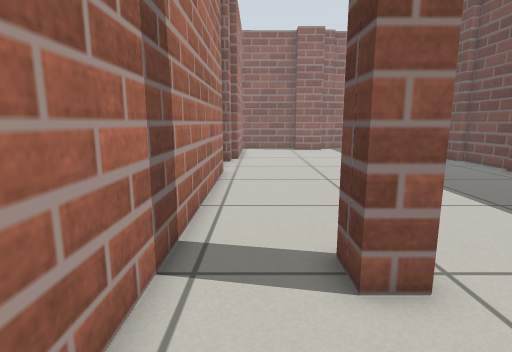
view 1 (above)

12 first-person views from a walk through a Gazebo world. The camera is 0.59 m above the floor, tilts 10° down and sees 80° across. The floor is counted in squares, 0.25 m on a side. Each view is taken from the middle of a square. On the plan, view 1 faces up. The plan holds only what a view shows up to about 18 squares ahead; the rest is blank.

view 2
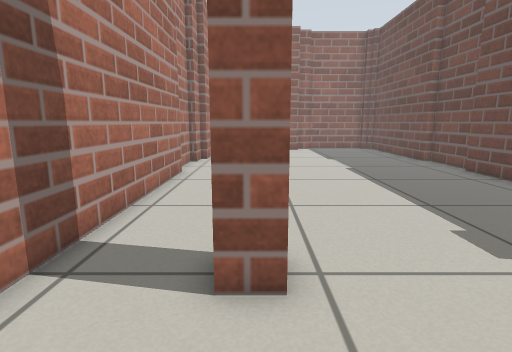

view 3
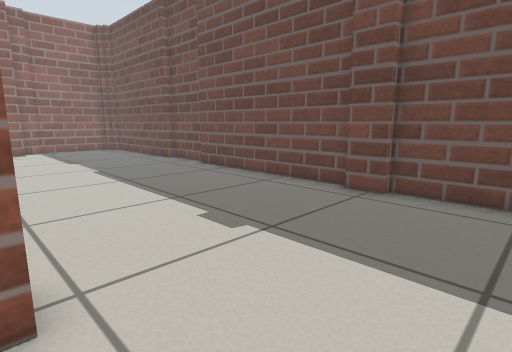

view 4
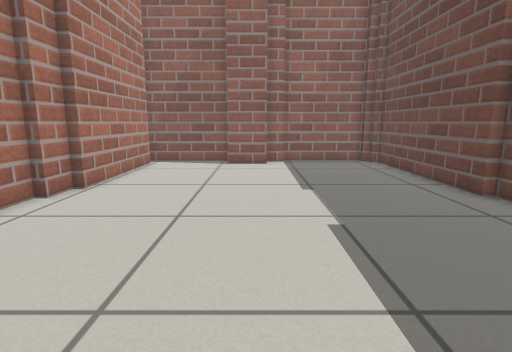

view 5
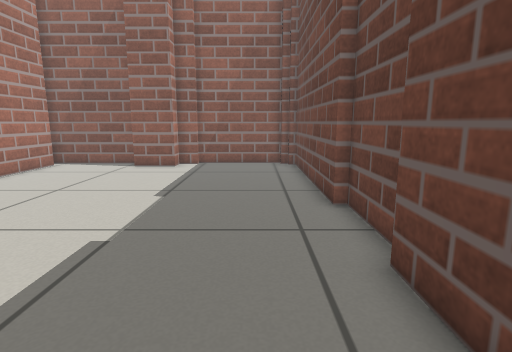

view 6
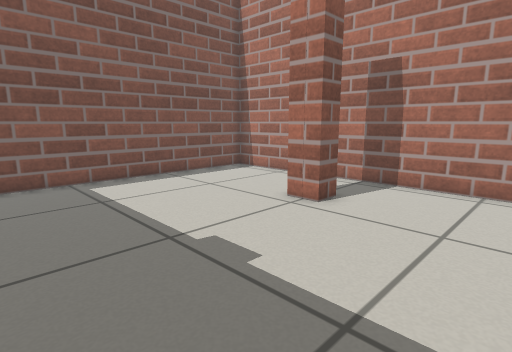

view 7
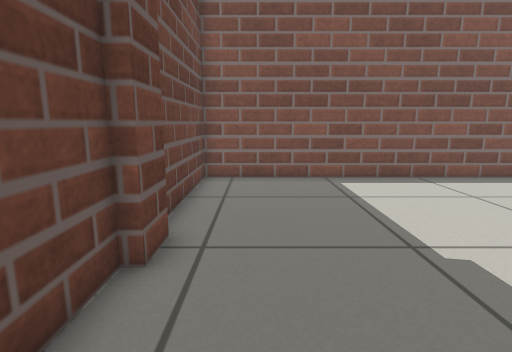

view 8
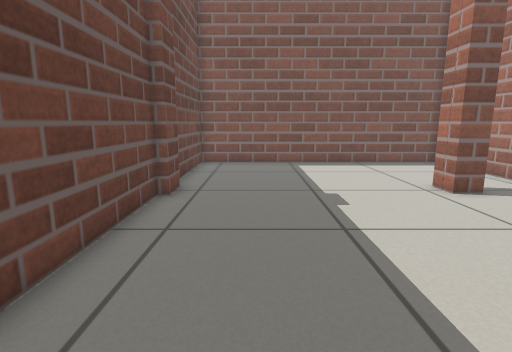

view 9
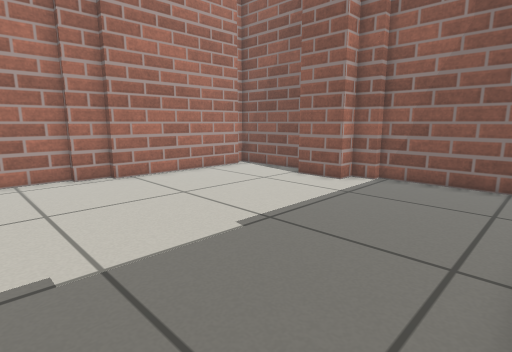

view 10
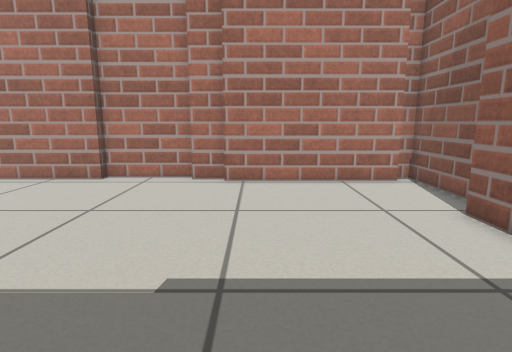

view 11
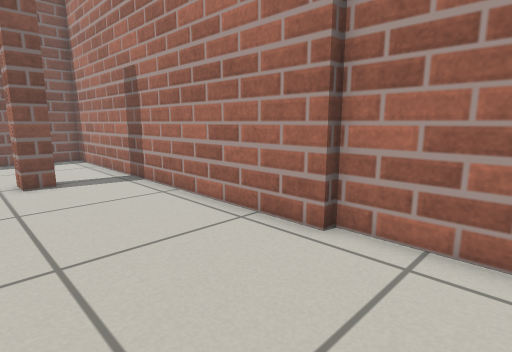

view 12
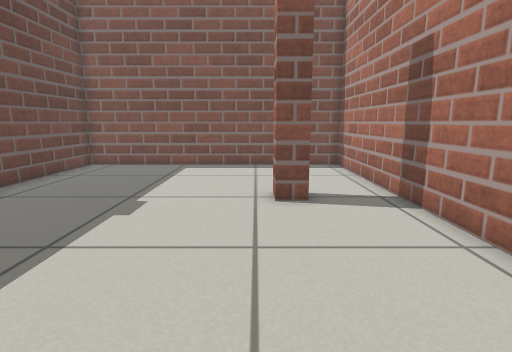

### Floor plan
Points are (right, up) in squares from view 1. A wall is a line through its corners. A room is listed if a view was taken in it or the views show most of it. See-through windows are left out.
Room 1 (views 1, 2, 3, 4, 5, 6, 7, 8, 9, 10, 11, 12)
walls: (-1.6, 14.5) (-1.6, -2.9) (12.2, -2.9) (12.2, 3.9); (2.4, 5.1) (2.4, 3.9) (1.4, 3.9) (1.4, 5.1) (2.4, 5.1); (12.6, 15.1) (12.6, 18.5) (12.2, 18.5) (12.2, 26.9); (-2, 18.3) (-2, 14.5); (12.2, 5.3) (12.2, 14.7); (11.8, 3.9) (11.8, 5.3); (3.4, 27.5) (-1.6, 27.5) (-1.6, 26.9); (-1.2, 26.8) (-1.2, 19.7) (-1.6, 19.7) (-1.6, 18.3); (11.8, 26.9) (11.8, 27.3); (11.4, 27.3) (11.4, 27.7) (6.7, 27.7) (6.7, 27.3) (5.6, 27.3) (5.6, 26.4) (3.4, 26.4)

Where each view was taken, in squares from view 1:
view 1: 0 up, 0 right, facing up
view 2: 0 up, 2 right, facing up
view 3: 0 up, 2 right, facing up-right
view 4: 9 up, 5 right, facing up
view 5: 10 up, 10 right, facing up
view 6: 10 up, 10 right, facing down-left
view 7: 10 up, 10 right, facing down
view 8: 15 up, 9 right, facing down
view 9: 15 up, 12 right, facing up-left
view 10: 21 up, 11 right, facing left
view 11: 18 up, 4 right, facing down-left
view 12: 14 up, 3 right, facing down
